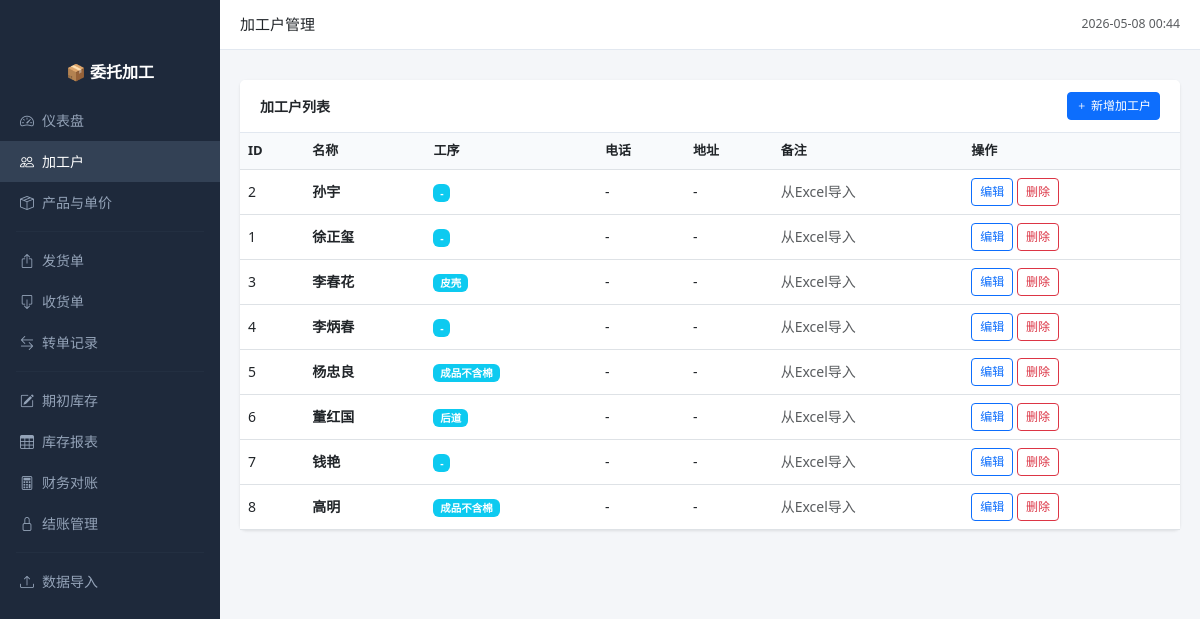
Screenshot of /processors with the database file from the repository.
### app.py (models this page shows, shortened)
class Processor(db.Model):
    __tablename__ = 'processors'
    id = db.Column(db.Integer, primary_key=True)
    name = db.Column(db.String(100), nullable=False, unique=True)
    phone = db.Column(db.String(50))
    address = db.Column(db.String(200))
    process_step = db.Column(db.String(50), default='')  # 工序：皮壳、服装、后道、充棉等
    notes = db.Column(db.Text)
    created_at = db.Column(db.DateTime, default=datetime.now)
    shipments = db.relationship('Shipment', backref='processor', lazy='dynamic')
    receipts = db.relationship('Receipt', backref='processor', lazy='dynamic')
    prices = db.relationship('ProcessorPrice', backref='processor', lazy='dynamic')

### app.py (the view)
@app.route('/processors')
def processor_list():
    processors = Processor.query.order_by(Processor.name).all()
    return render_template('processors.html', processors=processors)

### app.py (called while the page is built)
@app.context_processor
def utility_processor():
    return {'now': lambda: datetime.now().strftime('%Y-%m-%d %H:%M'),
            'today': lambda: datetime.now().strftime('%Y-%m-%d')}

### templates/processors.html (shortened to what this page needs)
{% extends "base.html" %}
{% block page_title %}加工户管理{% endblock %}
{% block content %}
<div class="card">
    <div class="card-header d-flex justify-content-between align-items-center">
        <span>加工户列表</span>
        <button class="btn btn-primary btn-sm" data-bs-toggle="modal" data-bs-target="#addModal">
            <i class="bi bi-plus"></i> 新增加工户
        </button>
    </div>
    <div class="card-body p-0">
        <table class="table table-hover mb-0">
            <thead>
                <tr><th>ID</th><th>名称</th><th>工序</th><th>电话</th><th>地址</th><th>备注</th><th>操作</th></tr>
            </thead>
            <tbody>
                {% for p in processors %}
                <tr>
                    <td>{{ p.id }}</td>
                    <td class="fw-bold">{{ p.name }}</td>
                    <td><span class="badge bg-info">{{ p.process_step or '-' }}</span></td>
                    <td>{{ p.phone or '-' }}</td>
                    <td>{{ p.address or '-' }}</td>
                    <td class="text-muted">{{ p.notes[:20] if p.notes else '' }}</td>
                    <td>
                        <button class="btn btn-outline-primary btn-sm" data-bs-toggle="modal"
                                data-bs-target="#editModal{{ p.id }}">编辑</button>
                        <form method="post" action="{{ url_for('processor_delete', id=p.id) }}" style="display:inline"
                              onsubmit="return confirm('确定删除加工户「{{ p.name }}」吗？')">
                            <button class="btn btn-outline-danger btn-sm">删除</button>
                        </form>
                    </td>
                </tr>
                {% endfor %}
            </tbody>
        </table>
    </div>
</div>
{% endblock %}

### templates/base.html (style rules this page uses)
body { background: #f4f6f9; font-size: 14px; }
.card { border: none; box-shadow: 0 1px 3px rgba(0,0,0,0.1); margin-bottom: 16px; }
.card-header { background: #fff; border-bottom: 1px solid #e2e8f0; font-weight: 600; padding: 12px 20px; }
.table th { background: #f8fafc; font-weight: 600; font-size: 13px; white-space: nowrap; }
.table td { vertical-align: middle; }
.btn-sm { font-size: 12px; }

### rows the page displays
Processor: id "2", name "孙宇", process_step "-", phone "-", address "-", notes "从Excel导入"
Processor: id "1", name "徐正玺", process_step "-", phone "-", address "-", notes "从Excel导入"
Processor: id "3", name "李春花", process_step "皮壳", phone "-", address "-", notes "从Excel导入"
Processor: id "4", name "李炳春", process_step "-", phone "-", address "-", notes "从Excel导入"
Processor: id "5", name "杨忠良", process_step "成品不含棉", phone "-", address "-", notes "从Excel导入"
Processor: id "6", name "董红国", process_step "后道", phone "-", address "-", notes "从Excel导入"
Processor: id "7", name "钱艳", process_step "-", phone "-", address "-", notes "从Excel导入"
Processor: id "8", name "高明", process_step "成品不含棉", phone "-", address "-", notes "从Excel导入"
